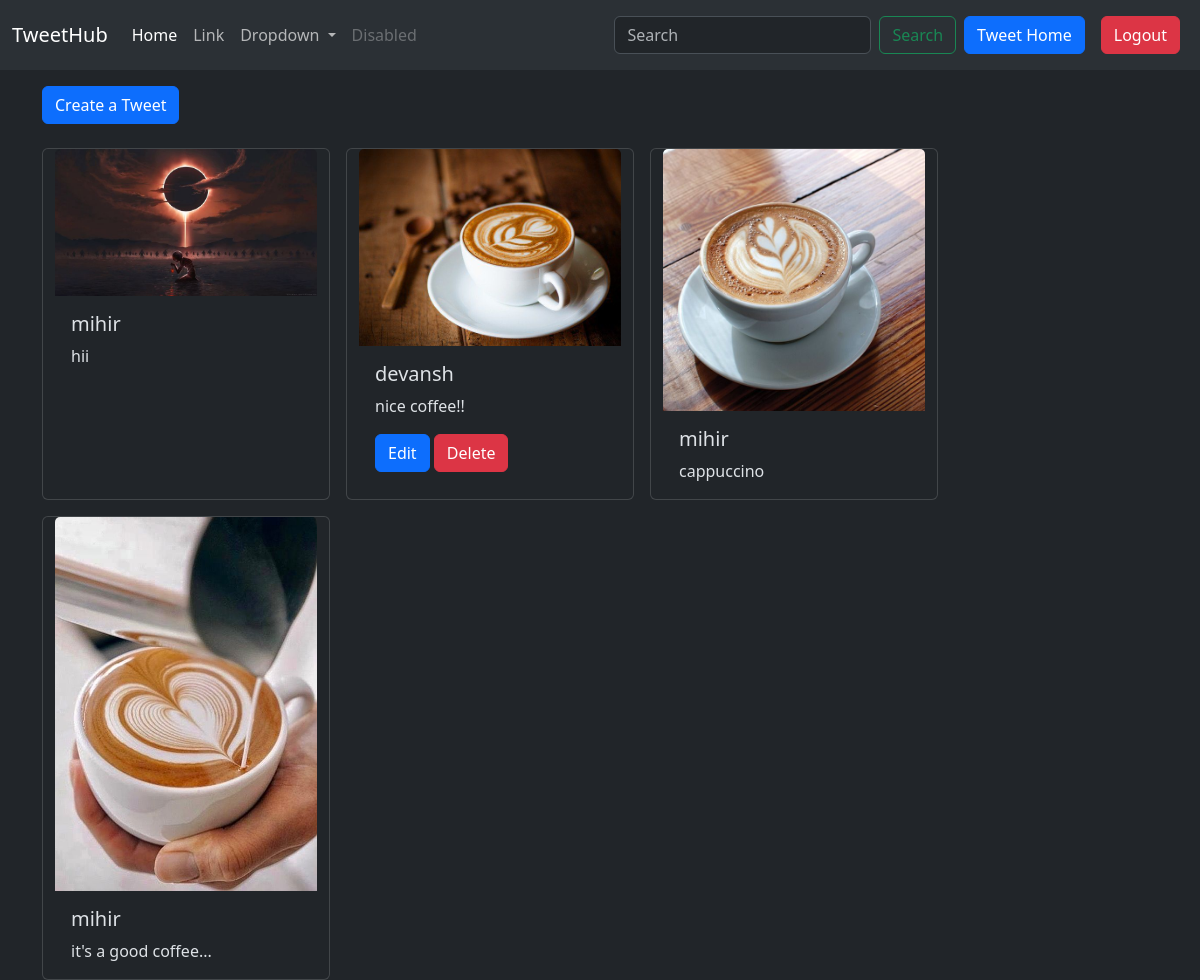
Page /tweet/ (signed in) on the committed database.
### tweet/models.py (models this page shows, shortened)
class Tweet(models.Model):
    user = models.ForeignKey(User, on_delete=models.CASCADE)
    content = models.TextField(max_length=255)
    image = models.ImageField(upload_to='photos/', blank=True, null=True)
    created_at = models.DateTimeField(auto_now_add=True)
    updated_at = models.DateTimeField(auto_now=True)

### tweet/views.py (the view)
# urls.py: path('', views.tweet_list, name='tweet_list'),
def tweet_list(request):
    tweets = Tweet.objects.all().order_by('-created_at')
    return render(request, 'tweet_list.html', {'tweets': tweets})

### tweet/templates/tweet_list.html (shortened to what this page needs)
{% extends "layout.html" %}
{% block content %}
<a class="btn btn-primary mb-4 mt-3" href="{% url 'tweet_create' %}">Create a Tweet</a>
<div class="container row gap-3">
  {% for tweet in tweets %}
  <div class="card" style="width: 18rem;">
    <a href="{% url 'tweet_detail' tweet.id%}">
    <img src="{{tweet.image.url}}" class="card-img-top " alt="...">
    </a>
    <div class="card-body">
      <h5 class="card-title">{{tweet.user.username}}</h5>
      <p class="card-text">{{tweet.content}}</p>
      {% if tweet.user == user %}
      <a href="{% url 'tweet_edit' tweet.id %}" class="btn btn-primary">Edit</a>
      <a href="{% url 'tweet_delete' tweet.id %}" class="btn btn-danger">Delete</a>
      {% endif %}
    </div>
  </div>
  {% endfor %}
</div>
{% endblock %}

### static/Style.css (style rules this page uses)
body { margin: 0; padding: 0; box-sizing: border-box; }

### rows in the picture
Tweet: image (picture), user.username "mihir", content "hii"
Tweet: image (picture), user.username "devansh", content "nice coffee!!", shows "Edit"
Tweet: image (picture), user.username "mihir", content "cappuccino"
Tweet: image (picture), user.username "mihir", content "it's a good coffee..."
